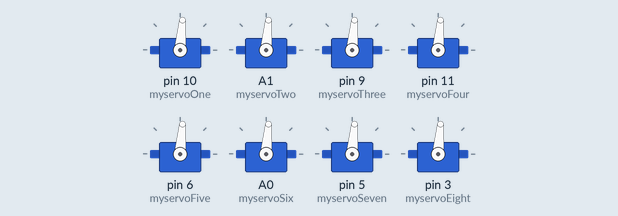
Recording of a sketch running on a simulated Arduino Uno, built with avr-gcc and run on an emulated ATmega328P. Shown: 8 × servo.

Above: at 0.05 s.
At 0.2 s:
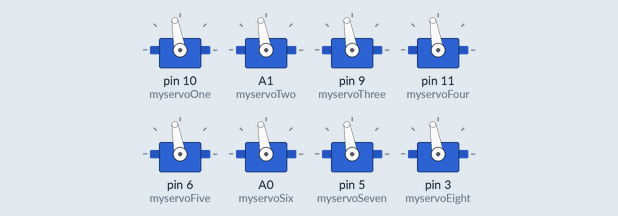
Timing chart, 0 to 3.0 s (numbered marks = the images above):
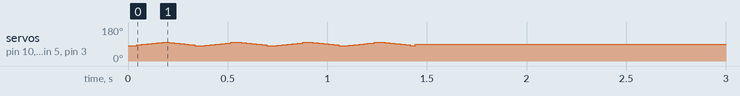

The sketch:

pendulum.ino
```cpp
#include <Servo.h>

//initilaize set of servos in linear direction
Servo myservoOne;
Servo myservoTwo;
Servo myservoThree;
Servo myservoFour;

//initialize set of servos in perpendicular direction
Servo myservoFive;
Servo myservoSix;
Servo myservoSeven;
Servo myservoEight;


int pos = 0;  // variable to certain position in servos
int counter = 0; //variable to keep track of how many times the servos
                 // should oscillate before stopping..

void setup()
{
  //assigning the servos their corresponding pins.
  myservoOne.attach(10);
  myservoTwo.attach(A1);
  myservoThree.attach(9);
  myservoFour.attach(11);

  myservoFive.attach(6);
  myservoSix.attach(A0);
  myservoSeven.attach(5);
  myservoEight.attach(3);

  //setup at 90 degree mean position
  myservoOne.write(90);
  myservoTwo.write(90);
  myservoThree.write(90);
  myservoFour.write(90);

  myservoFive.write(90);
  myservoSix.write(90);
  myservoSeven.write(90);
  myservoEight.write(90);
}

void loop()
{
  if(counter <= 4){ //you can play with the counter value
                    //it is just to assign how many times
                    //it would oscillate before stopping

    /*This portion is just the for loops making the
    servo go to and fr****************************/
    for(pos = 80; pos <= 100; pos += 1){
      colXServos();
      colYServos();
      delay(8);  // you can play with the delay values as well
                 // for how rapidly they act
                 // or jow much noise they create
    }
    for(pos = 100; pos >= 80; pos -= 1){
      colXServos();
      colYServos();
      delay(8);
    }
  }
  /****Finish of one round of oscillation: back and forth*****/

  //After one complete back and forth oscillation
  //the counter increments by one and checks if it's
  //more or less than the an assigned value. Here it's my choice of 4 rounds
  //so the checking value is 4.
  //If it's not 4 it goes back to the top of loop and does one more oscillation
  //cycle and checks again till the counter becomes 4.

  counter++;
  if(counter >= 4){
    //when the value reaches 4 the counter is set to 0 again
    //but before that the whole setup is stopped for 40 seconds
    resett();
    counter = 0;
    delay(40000);
  }
}

/*************These are consiquitive functions writing servo pisitions******************/
void colXServos(){
  myservoOne.write(pos);
  myservoTwo.write(pos);
  myservoThree.write(pos);
  myservoFour.write(pos);
}

void colYServos(){
  myservoFive.write(pos);
  myservoSix.write(pos);
  myservoSeven.write(pos);
  myservoEight.write(pos);
}

/***************A reset function setting every servo position to
90 degrees when sopped*****************************************/
void resett(){
  myservoOne.write(90);
  myservoTwo.write(90);
  myservoThree.write(90);
  myservoFour.write(90);

  myservoFive.write(90);
  myservoSix.write(90);
  myservoSeven.write(90);
  myservoEight.write(90);
}
```
